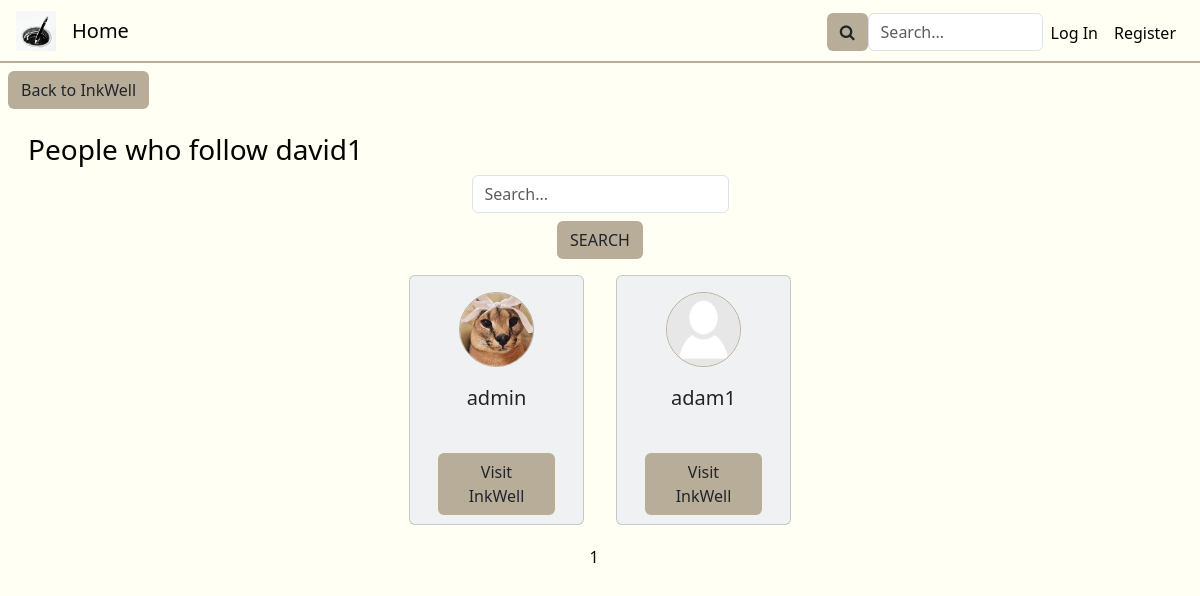
The app's page /well/david1/followers with its own data.
### inkwell/models.py (models this page shows, shortened)
class User(AbstractUser):
    about = models.CharField(max_length=250, default="")
    profilePicture = models.ImageField(upload_to='', blank=True, null=True)

### inkwell/views.py (the view)
# urls.py: path('well/<str:username>/followers', views.followers, {'searchQuery':''}, name='followers'),
def followers(request, username, searchQuery):
    user = User.objects.get(username=username)
    if searchQuery == "":
        followers = User.objects.filter(follower__followee=user.pk).distinct()
    else:
        followers = User.objects.filter(follower__followee=user.pk, username__contains=searchQuery).distinct()
    pag = Paginator(followers, 20)
    page = request.GET.get('page')
    try:
        pag_items = pag.page(page)
    except PageNotAnInteger:
        pag_items = pag.page(1)
    except EmptyPage:
        pag_items = pag.page(pag.num_pages)
    pages = range(1, pag.num_pages+1)
    return render(request, "inkwell/followers.html", {
        "followers": pag_items,
        "pages": pages,
        "followed_user": user
    })

### inkwell/templates/inkwell/followers.html (shortened to what this page needs)
{% extends "inkwell/layout.html" %}
{% block body %}
<a href="{% url 'well' username=followed_user.username %}"><button class="backToInkWell btn btn-khaki">Back to InkWell</button></a>
<div class="followersList row d-flex justify-content-center">
    <h3>People who follow {{ followed_user.username }}</h3>
    <div class="disFdirColAliCen">
        <form class="form disFdirColAliCen" action="{% url 'searchFollowers' username=followed_user.username %}" method="post">
            <input placeholder="Search..." type="text" class="searchInput-style form-control" name="searchFollowersQuery">
            <button class="btn btn-khaki mt-2" type="submit">SEARCH</button>
        </form>
    </div>
    {% for follower in followers %}
    <div class="card col-md-4">
        <div class="card-body disFdirColAliCen">
            {% if follower.profilePicture %}
                <img class="author-profile-picture" src="/media/{{follower.profilePicture}}">
            {% else %}
                <img class="author-profile-picture" src="/media/no-profile-picture-icon.jpg">
            {% endif %}
            <span class="card-title lead">{{ follower.username }}</span>
            <br>
            <a href="{% url 'well' username=follower.username %}"><button class="btn btn-khaki">Visit InkWell</button></a>
        </div>
    </div>
    {% endfor %}
    <div class="pagination d-flex justify-content-center">
        {% for page in pages %}
            {% if page == followers.number %}
            <span class="current">{{ page }}</span>
            {% else %}
                <a href="?page={{ page }}">{{ page }}</a>
            {% endif %}
        {% endfor %}
    </div>
</div>
{% endblock %}

### inkwell/templates/inkwell/layout.html (shortened to what this page needs)
{% load static %}
<!DOCTYPE html>
<html lang="en">
    <head>
        <link href="https://cdn.jsdelivr.net/npm/bootstrap@5.3.2/dist/css/bootstrap.min.css" rel="stylesheet">
        <link href="{% static 'inkwell/styles.css' %}" rel="stylesheet">
        <link rel="stylesheet" href="https://cdnjs.cloudflare.com/ajax/libs/font-awesome/4.7.0/css/font-awesome.min.css">
        <link rel="stylesheet" href="//code.jquery.com/ui/1.12.1/themes/base/jquery-ui.css">
    </head>
    <body>
        <nav class="navbar navbar-expand-lg">
            <img class="nav-logo" src="{% static 'inkwell/inkwell1.ico' %}" width="40px" height="40px">
            <a class="navbar-brand" href="{% url 'index' %}">Home</a>
            <div class="collapse navbar-collapse" id="navbarNav">
                <ul class="navbar-nav d-flex justify-content-end nav-right col-4">
                    <li class="nav-item">
                        <form class="form" action="{% url 'mainSearch' %}" method="post">
                            <div class="mainSearchFunction">
                                <button class="btn btn-khaki"><i class="fa fa-search"></i></button>
                                <input class="form-control mainSearchQuery-style" placeholder="Search..." type="text" name="mainSearchQuery">
                            </div>
                        </form>
                    </li>
                    {% if user.is_authenticated %}
                        <li class="nav-item">
                            <a class="nav-link" href="{% url 'logout' %}">Log Out</a>
                        </li>
                    {% else %}
                        <li class="nav-item">
                            <a class="nav-link" href="{% url 'login' %}">Log In</a>
                        </li>
                        <li class="nav-item">
                            <a class="nav-link" href="{% url 'register' %}">Register</a>
                        </li>
                    {% endif %}
                </ul>
            </div>
          </nav>
        <div class="body">
            {% block body %}
            {% endblock %}
        </div>
    </body>
</html>

### inkwell/static/inkwell/styles.css (style rules this page uses)
:root { --black: #020202ff; --dark-green: #0d2818ff; --pakistan-green: #04471cff; --sea-green: #058c42ff; --malachite: #16db65ff; --coquelicot: #f15025ff; --white: #ffffffff; --platinum: #e6e8e6ff; --timberwolf: #ced0ceff; --eerie-black: #191919ff; --gunmetal: #223843ff; --antiflash-white: #eff1f3ff; --timberwolf: #dbd3d8ff; --desert-sand: #d8b4a0ff; --burnt-sienna: #d77a61ff; --baby-powder: #fdfffcff; --lapis-lazuli: #235789ff; --fire-engine-red: #c1292eff; --school-bus-yellow: #f1d302ff; --raisin-black: #161925ff; --khaki: #b7ad99ff; --folly: #ff4365ff; --black: #030301ff; --turquoise: #00d9c0ff; --ivory: #fffff3ff; --primary-color: var(--antiflash-white); --secondary-color: var(--ivory); --background-color: var(--ivory); --text-color: var(--black); --border-color: var(--khaki); --button-color: var(--khaki); }
.navbar-brand, .nav-logo { margin-left: 1rem; }
.navbar { border-bottom: 2px var(--border-color) solid; width: auto; }
.navbar-nav .nav-link, .mainSearchFunction { margin-top: 5px; }
.nav-right { margin-right: 1rem; }
.navbar-collapse .col-4 { width: auto; }
.nav-link, .navbar-brand { color: var(--text-color); }
.followersList .card, .inkCoAuthorsList .card { height: 250px; width: 175px; }
.card { height: 450px; }
.mainSearchQuery-style { width: 175px; }
.mainSearchFunction { display: flex; justify-content: center; flex-direction: row; }
p, a, h1, h2, h3, h4, h5, span { color: var(--text-color); }
body { background-color: var(--background-color); margin: 0; z-index: 0; }
.pagination a, .pagination span { margin: 0.3rem; }
.disFdirColAliCen { display: flex; flex-direction: column; align-items: center; }
.backToInkView, .backToInkWell { margin: 0.5rem; }
.searchInput-style { width: auto; }
.row { padding: 1rem; margin: 0; }
.author-profile-picture { border: 1px var(--border-color) solid; border-radius: 50%; width: 75px; height: 75px; overflow: hidden; }
.card { width: 316px; margin: 1rem; background-color: var(--primary-color); }
.card span, .card a { margin-bottom: 1rem; }
.btn-khaki { background-color: var(--button-color); }
.card-title { margin-top:1rem; }

### records on screen
User: username "david1"
User: profilePicture (picture), username "admin"
User: username "adam1"

### other values on screen
{{ page }} "1"
